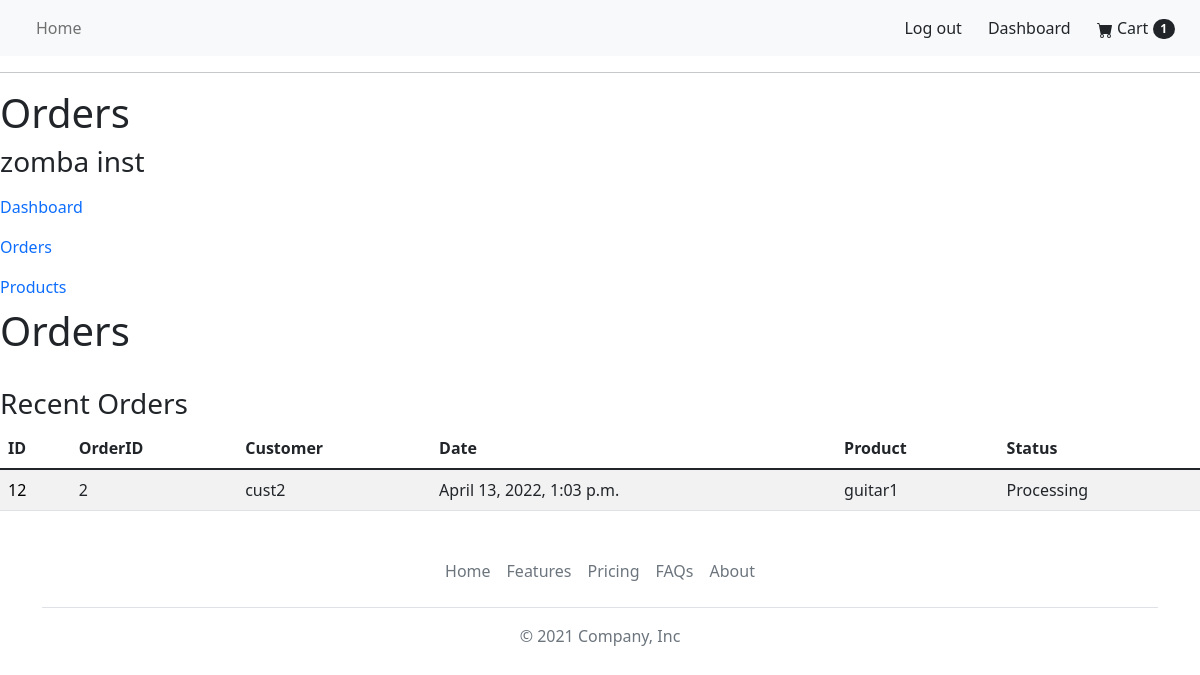
Screenshot of /accounts/dashboard-orders/ (signed in) with the database file from the repository.
### accounts/models.py (models this page shows)
class CustomUser(AbstractUser):
    is_customer=models.BooleanField(default=False)
    is_vendor=models.BooleanField(default=False)

class Vendor(models.Model):
    customuser=models.OneToOneField(CustomUser,on_delete=models.CASCADE,primary_key=True)
    first_name=models.CharField(max_length=50)
    last_name=models.CharField(max_length=50)
    company_name = models.CharField(max_length=100)
    phone_number=models.CharField(max_length=20)
    is_activated = models.BooleanField(default=False)
    def __str__(self):
        return self.company_name

class Customer(models.Model):
    customuser=models.OneToOneField(CustomUser,on_delete=models.CASCADE,primary_key=True)
    first_name=models.CharField(max_length=50)
    last_name=models.CharField(max_length=50)
    phone_number=models.CharField(max_length=20)
    def __str__(self):
        return self.customuser.username

### store/models.py (models this page shows, shortened)
class OrderItem(models.Model):
    choices=[
        ('Processing','Processing'),
        ('Shipped','Shipped'),
        ('Delivered','Delivered'),
    ]
    order = models.ForeignKey(Order,on_delete=models.CASCADE)
    product = models.ForeignKey(Product,on_delete=models.CASCADE)
    status = models.CharField(max_length=15,choices=choices,default='Processing')

class Order(models.Model):
    customer = models.ForeignKey(Customer, on_delete=models.CASCADE)
    date = models.DateTimeField(auto_now_add=True)

class Product(models.Model):
    category = models.ForeignKey(Category,on_delete=models.CASCADE,null=True)
    subCategory = ChainedForeignKey(SubCategory,'category','category',False,True)
    name = models.CharField(max_length=200)
    slug = models.SlugField(max_length=200,null=True,blank=True)
    price = models.FloatField()
    image = models.ImageField(null=True,blank=True)
    vendor = models.ForeignKey(Vendor,null=True,on_delete=models.CASCADE)
    def __str__(self):
        return self.name

### accounts/views.py (the view)
# urls.py: path('dashboard-orders/',dashboardOrdersView,name='dashboard-orders'),
def dashboardOrdersView(request):
    orders = OrderItem.objects.all().filter(product__vendor=request.user.vendor).order_by('-order__date')
    context={'orders':orders}
    return render(request,'accounts/dashboard_orders.html',context)

### accounts/templates/accounts/dashboard_orders.html
{% extends 'store/base.html' %}
{% load static %}
{% block content %}
<h1>Orders</h1>
<h3>{{user.vendor}}</h3>
{% if user.vendor.is_activated %}
<div>
    <ul class="navbar-nav me-auto mb-2 mb-lg-0">
        <li class="nav-item">
            <a class="nav-link" href="{% url 'dashboard' %}">Dashboard</a>
        </li>
        <li class="nav-item">
            <a class="nav-link" href="{% url 'dashboard-orders' %}">Orders</a>
        </li>
        <li class="nav-item">
            <a class="nav-link" href="{% url 'dashboard-products' %}">Products</a>
        </li>
    </ul>
</div>
<h1>Orders </h1>
<br>
    <h3>Recent Orders</h3>
    <table class="table table-striped">
        <thead>
            <th>ID</th>
            <th>OrderID</th>
            <th>Customer</th>
            <th>Date</th>
            <th>Product</th>
            <th>Status</th>
        </thead>
        <tbody>
            {% for order in orders %}
            <tr>
                <td> <a href="{% url 'dashboard-ordersdetails' order.id %}">{{order.id}}</a> </td>
                <td>{{order.order.id}}</td>
                <td>{{order.order.customer}}</td>
                <td>{{order.order.date}}</td>
                <td>{{order.product}}</td>
                <td>{{order.status}}</td>
            </tr>
            {% endfor %}
        </tbody>
    </table>
{% else %}
    <p>Please wait for activiation</p>
{% endif %}
{% endblock content %}

### static/css/main.css (style rules this page uses)
a { text-decoration: none; color: black; }

### rows the page displays
CustomUser: vendor "zomba inst"
OrderItem: id "12", order.id "2", order.customer "cust2", order "April 13, 2022, 1:03 p.m.", product "guitar1", status "Processing"
